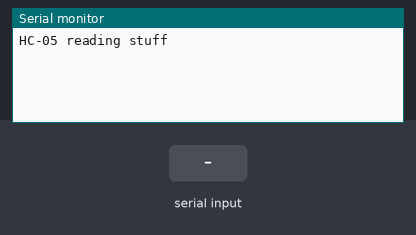
This sketch was run on a simulated Arduino Uno, built with avr-gcc and run on an emulated ATmega328P. Shown: the last lines printed to the serial monitor. Inputs (shaded band) come from the test bench.

Above: at 2.2 s.
2.3 s: "1" received over the second serial link
At 2.7 s:
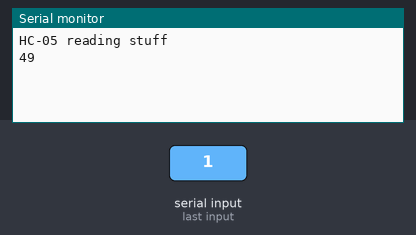
3.8 s: "0" received over the second serial link
At 5.0 s:
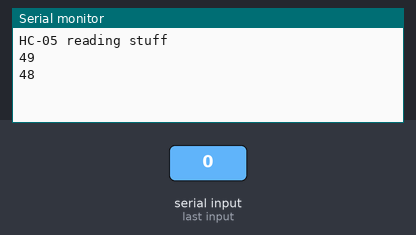
5.3 s: "2" received over the second serial link
At 6.2 s:
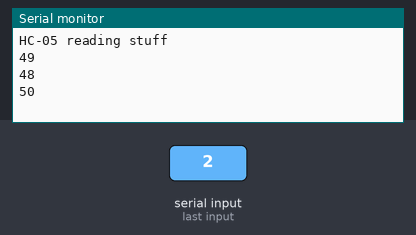

Measured:
- after the input at 2.3 s, the serial monitor: prints a new line at once (image 1)
- after the input at 3.8 s, the serial monitor: prints a new line at once (image 2)
- after the input at 5.3 s, the serial monitor: prints a new line at once (image 3)

The sketch:

BluetoothReceiverTest.ino
```cpp
#include <SoftwareSerial.h>
int rx = 9;
int tx = 10;

SoftwareSerial BTserial(rx,tx);  //RX,TX

void setup()
{
  delay(1000);
  BTserial.begin(9600);
  Serial.begin(9600);
  Serial.println("HC-05 reading stuff");
}

void loop()
{
  // Read from HC-05 and send new data to Serial Monitor
  if (BTserial.available())
  {
    Serial.println(BTserial.read());
  }
}
```
